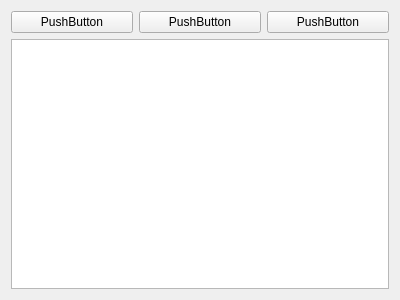
<?xml version="1.0" encoding="UTF-8"?>
<ui version="4.0">
 <class>BaseForm</class>
 <widget class="QWidget" name="BaseForm">
  <property name="geometry">
   <rect>
    <x>0</x>
    <y>0</y>
    <width>400</width>
    <height>300</height>
   </rect>
  </property>
  <property name="windowTitle">
   <string>Form</string>
  </property>
  <layout class="QVBoxLayout" name="verticalLayout">
   <item>
    <layout class="QHBoxLayout" name="horizontalLayout">
     <item>
      <widget class="QPushButton" name="addButton">
       <property name="text">
        <string>PushButton</string>
       </property>
      </widget>
     </item>
     <item>
      <widget class="QPushButton" name="changeButton">
       <property name="text">
        <string>PushButton</string>
       </property>
      </widget>
     </item>
     <item>
      <widget class="QPushButton" name="delButton">
       <property name="text">
        <string>PushButton</string>
       </property>
      </widget>
     </item>
    </layout>
   </item>
   <item>
    <widget class="QTableWidget" name="tableWidget"/>
   </item>
  </layout>
 </widget>
 <resources/>
 <connections/>
</ui>
